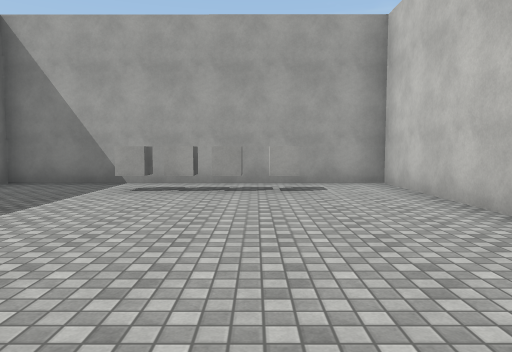
view 1 (above)

21 first-person views from a walk through a Unity game level. The camera is 1.4 m above the floor, tilts 4° down and sees 70° across. The floor is counted in squares, 2 m on a side. Each view is taken from the middle of a square. On the plan, view 1 faces up. The plan holds only what a view shows up to about 11 squares ahead; the rest is blank. The place goes on beyond the plan. The player character is not drawn. Surface patterns are stand-ins for the level's own textures.

view 2
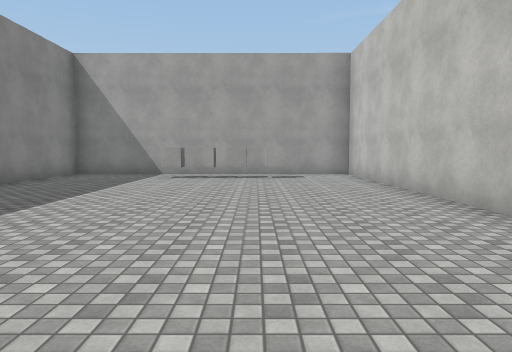

view 3
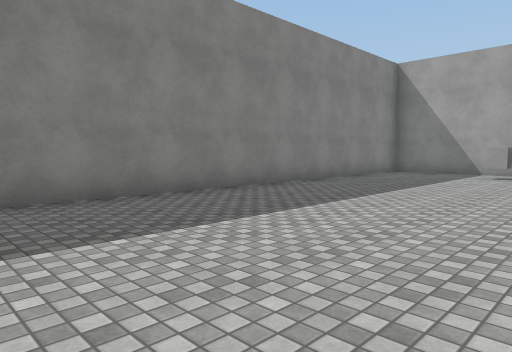

view 4
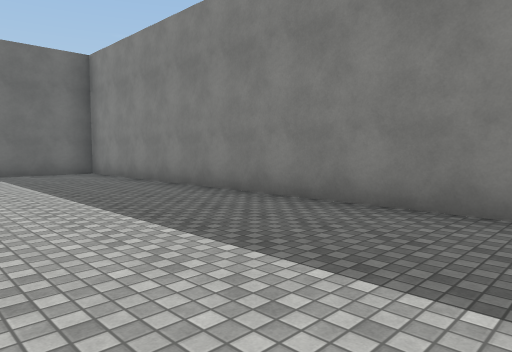

view 5
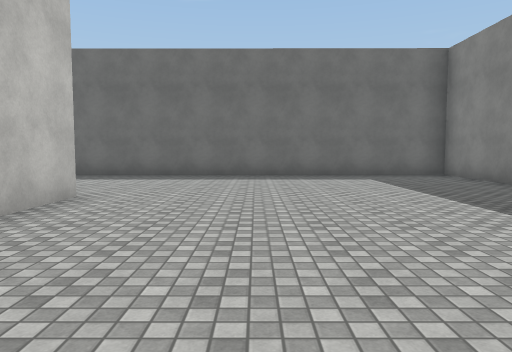

view 6
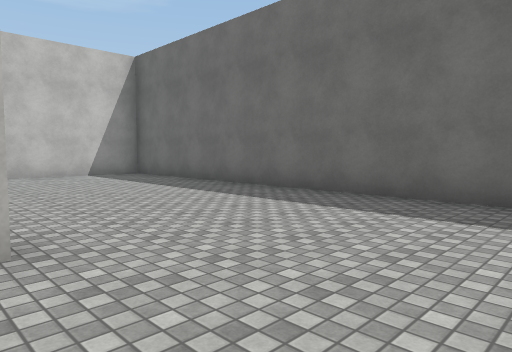

view 7
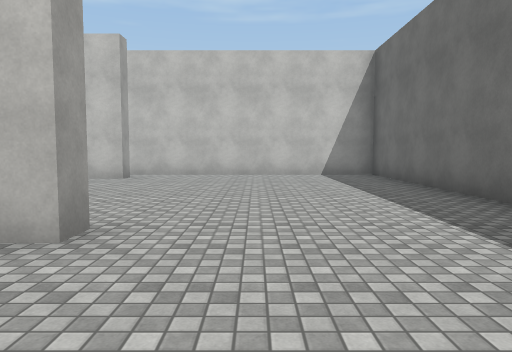

view 8
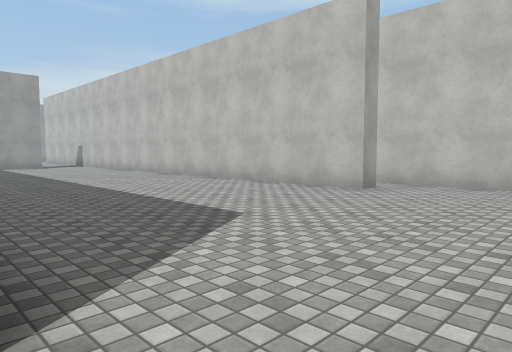

view 9
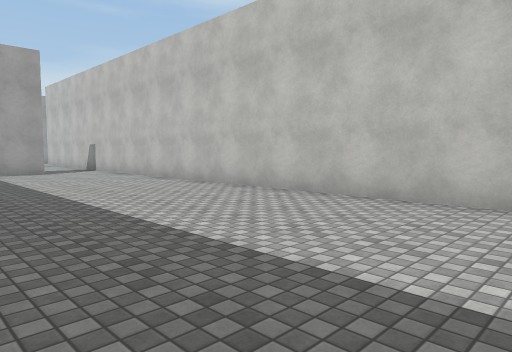

view 10
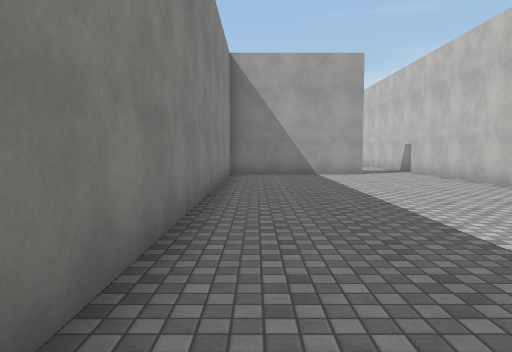

view 11
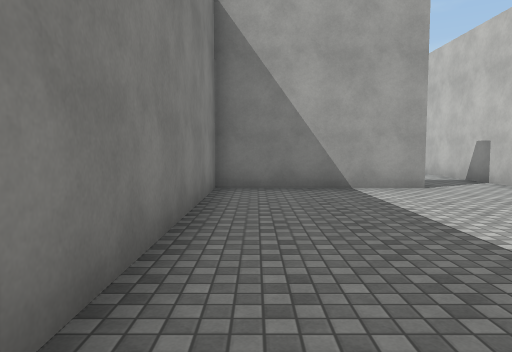

view 12
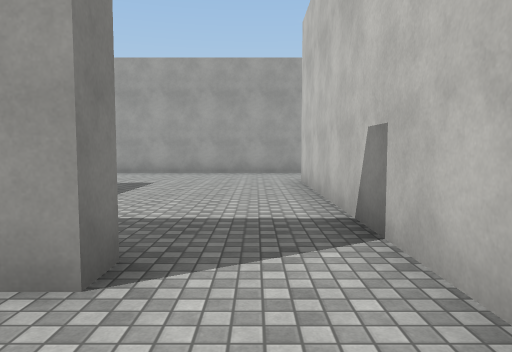

view 13
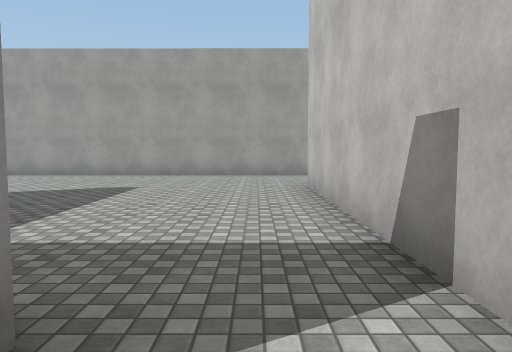

view 14
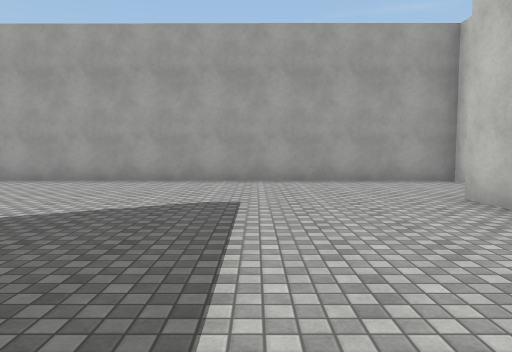

view 15
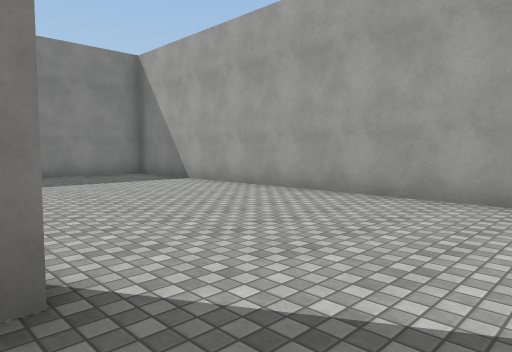

view 16
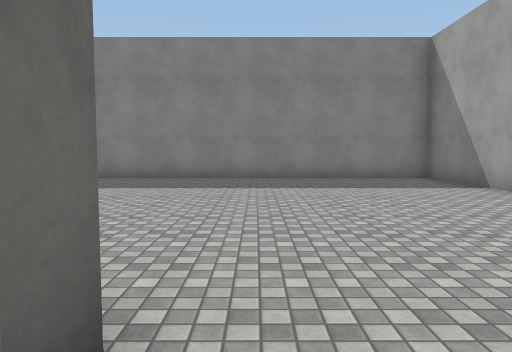

view 17
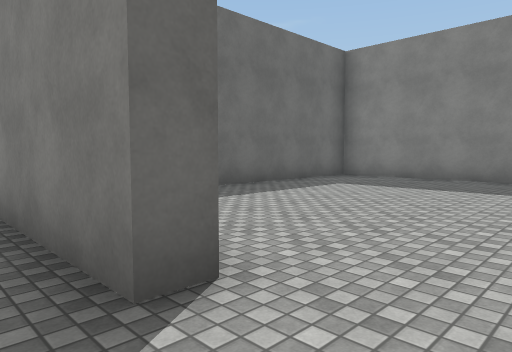

view 18
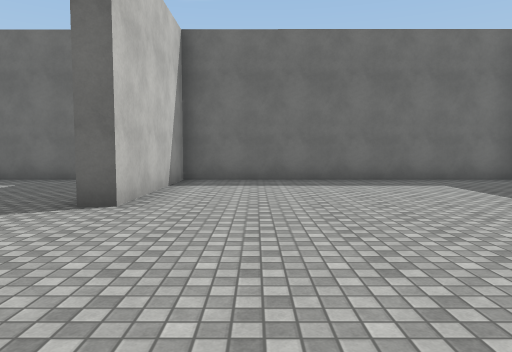

view 19
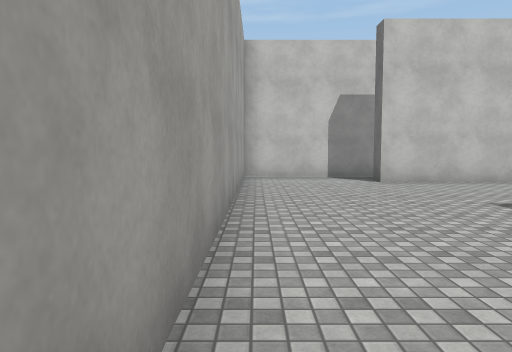

view 20
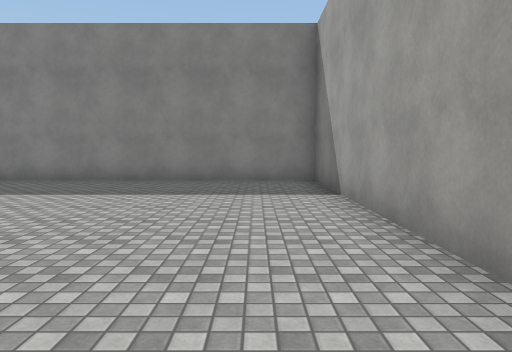

view 21
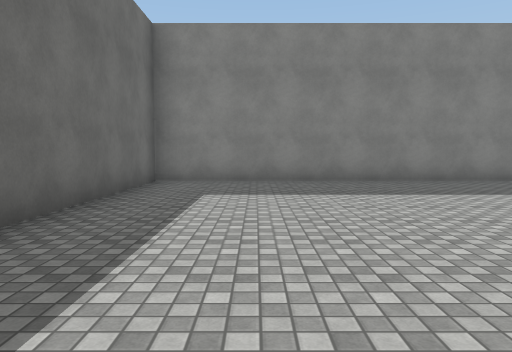

### Floor plan
Points are (right, up) in squares from view 1. A wall is a line through its corners. A room is listed if a view was taken in it or the views show most of it. See-through windows are left out.
Room 1 (views 1, 2, 3, 4, 5, 6, 7, 8, 9, 10, 11, 12, 13, 21)
walls: (2.7, 0.9) (2.7, 7.8) (-5.3, 7.8) (-5.3, -11.3) (10.5, -11.4) (10.5, -4.1); (3.2, -6.5) (2.7, -6.5) (2.7, -4.7); (9.6, -4.7) (9, -4.7) (9, 7.5); (7.1, 7.8) (3.2, 7.8) (3.2, -2)
ways out: opening at (8, 8) to room 2; opening at (10, -4) to room 2
objects: other object (-2, 7); other object (-1, 6) to (-1, 7); other object (0, 6)
Room 2 (views 14, 15, 16, 17, 18, 19, 20)
walls: (5.2, 8.3) (7.1, 8.3) (7.1, 7.8); (10.5, 13.9) (10.5, 17.3) (-5.3, 17.4) (-5.3, 8.3) (2.7, 8.3) (2.7, 12.5) (3.2, 12.5) (3.2, 9.5); (9, 7.5) (9, 14.3) (9.5, 14.3)
ways out: opening at (8, 8) to room 1; opening at (10, -4) to room 1

Where each view was taken, in squares from view 1:
view 1: 0 up, 0 right, facing up
view 2: 3 down, 0 right, facing up
view 3: 4 down, 0 right, facing up-left
view 4: 0 up, 1 left, facing down-left
view 5: 1 down, 0 right, facing down
view 6: 6 down, 0 right, facing down-right
view 7: 8 down, 0 right, facing right
view 8: 8 down, 3 right, facing up-right
view 9: 4 down, 4 right, facing up-right
view 10: 3 down, 4 right, facing up
view 11: 1 up, 4 right, facing up
view 12: 6 up, 8 right, facing up
view 13: 7 up, 8 right, facing up
view 14: 9 up, 6 right, facing up
view 15: 12 up, 5 right, facing up-left
view 16: 13 up, 4 right, facing left
view 17: 14 up, 4 right, facing down-left
view 18: 17 up, 1 right, facing down
view 19: 17 up, 1 right, facing right
view 20: 16 up, 3 right, facing left
view 21: 9 down, 3 right, facing left
